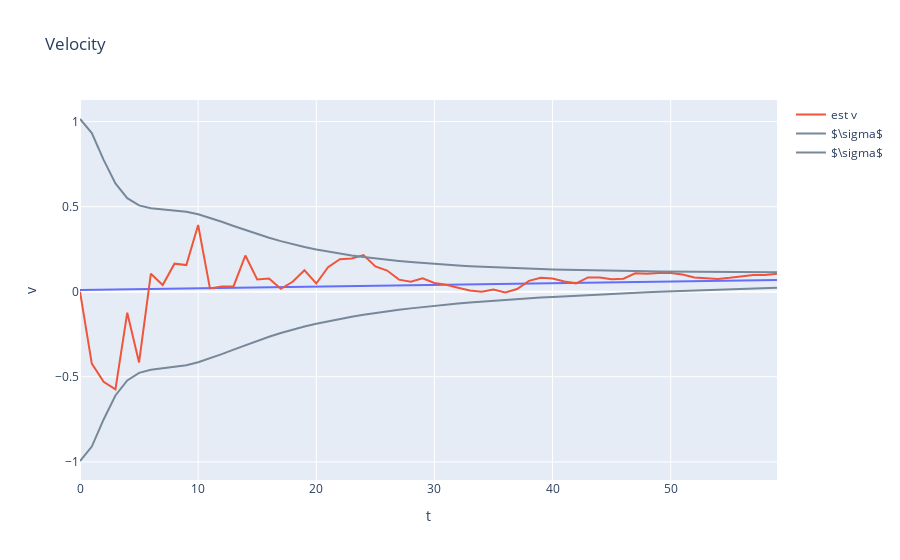

Notebook cell for this chart:
### Markdown cell above
# The Kalman Filter Can Estimate the Unobserved States

Because of the correlation between the state variables modeled in the state transition matrix $F$, the Kalman filter is able to estimate the states that are not directly observed.

* Similar to the observed position, the predicted covariance should bound the error at least 68% of the time
* When "truth" is available for these states this is a powerful way to evaluate the Kalman Filter's performance for the inferred states.

### Code cell
fig = px.line(df, x='t',y = 'v', title='Velocity')
fig.add_trace(go.Scatter(name='est v', x=dfe['t'], y=dfe['vp']))

fig.add_trace(go.Scatter(name='$\sigma$', x=dfe['t'], y= v + dfe['Pv'], marker = dict( color = 'LightSlateGrey')))
fig.add_trace(go.Scatter(name='$\sigma$', x=dfe['t'], y= v - dfe['Pv'], marker = dict( color = 'LightSlateGrey')))
fig.show()

### Figure 1 — Plotly figure (JSON) as saved in the notebook; plotly's stock layout.template omitted (floating-point values rounded to 4 significant figures)
{"data": [{"hovertemplate": "t=%{x}<br>v=%{y}<extra></extra>", "legendgroup": "", "line": {"color": "#636efa", "dash": "solid"}, "marker": {"symbol": "circle"}, "mode": "lines", "name": "", "orientation": "v", "showlegend": false, "type": "scatter", "x": [0, 1, 2, 3, 4, 5, 6, 7, 8, 9, 10, 11, 12, 13, 14, 15, 16, 17, 18, 19, 20, 21, 22, 23, 24, 25, 26, 27, 28, 29, 30, 31, 32, 33, 34, 35, 36, 37, 38, 39, 40, 41, 42, 43, 44, 45, 46, 47, 48, 49, 50, 51, 52, 53, 54, 55, 56, 57, 58, 59], "xaxis": "x", "y": [0.01, 0.011, 0.012, 0.013, 0.014, 0.015, 0.016, 0.017, 0.018, 0.019, 0.02, 0.021, 0.022, 0.023, 0.024, 0.025, 0.026, 0.027, 0.028, 0.029, 0.03, 0.031, 0.032, 0.033, 0.034, 0.035, 0.036, 0.037, 0.038, 0.039, 0.04, 0.041, 0.042, 0.043, 0.044, 0.045, 0.046, 0.047, 0.048, 0.049, 0.05, 0.051, 0.052, 0.053, 0.054, 0.055, 0.056, 0.057, 0.058, 0.059, 0.06, 0.061, 0.062, 0.063, 0.064, 0.065, 0.066, 0.067, 0.068, 0.069], "yaxis": "y"}, {"name": "est v", "type": "scatter", "x": [0, 1, 2, 3, 4, 5, 6, 7, 8, 9, 10, 11, 12, 13, 14, 15, 16, 17, 18, 19, 20, 21, 22, 23, 24, 25, 26, 27, 28, 29, 30, 31, 32, 33, 34, 35, 36, 37, 38, 39, 40, 41, 42, 43, 44, 45, 46, 47, 48, 49, 50, 51, 52, 53, 54, 55, 56, 57, 58, 59], "y": [0, -0.4228, -0.529, -0.574, -0.1233, -0.416, 0.106, 0.03892, 0.1646, 0.1564, 0.3919, 0.01909, 0.03028, 0.03238, 0.2128, 0.07165, 0.07795, 0.01696, 0.05824, 0.1262, 0.04806, 0.1444, 0.1908, 0.1956, 0.2155, 0.1483, 0.1241, 0.07097, 0.05876, 0.07937, 0.05149, 0.04059, 0.02377, 0.007056, -7.076e-06, 0.01273, -0.004105, 0.0156, 0.06363, 0.08193, 0.07731, 0.06007, 0.04903, 0.08366, 0.08373, 0.07255, 0.0764, 0.1081, 0.1056, 0.1102, 0.1096, 0.1005, 0.0831, 0.07795, 0.0753, 0.08195, 0.09033, 0.09839, 0.09878, 0.1049]}, {"marker": {"color": "LightSlateGrey"}, "name": "$\\sigma$", "type": "scatter", "x": [0, 1, 2, 3, 4, 5, 6, 7, 8, 9, 10, 11, 12, 13, 14, 15, 16, 17, 18, 19, 20, 21, 22, 23, 24, 25, 26, 27, 28, 29, 30, 31, 32, 33, 34, 35, 36, 37, 38, 39, 40, 41, 42, 43, 44, 45, 46, 47, 48, 49, 50, 51, 52, 53, 54, 55, 56, 57, 58, 59], "y": [1.015, 0.9319, 0.7749, 0.636, 0.5497, 0.507, 0.4903, 0.4845, 0.4795, 0.4701, 0.4547, 0.4344, 0.4109, 0.3863, 0.3618, 0.3386, 0.3169, 0.2971, 0.2792, 0.263, 0.2484, 0.2354, 0.2236, 0.2131, 0.2036, 0.195, 0.1873, 0.1803, 0.1739, 0.1682, 0.163, 0.1583, 0.1539, 0.15, 0.1464, 0.1432, 0.1402, 0.1375, 0.135, 0.1327, 0.1306, 0.1288, 0.127, 0.1255, 0.124, 0.1227, 0.1216, 0.1205, 0.1196, 0.1187, 0.118, 0.1173, 0.1167, 0.1162, 0.1157, 0.1153, 0.115, 0.1147, 0.1145, 0.1143]}, {"marker": {"color": "LightSlateGrey"}, "name": "$\\sigma$", "type": "scatter", "x": [0, 1, 2, 3, 4, 5, 6, 7, 8, 9, 10, 11, 12, 13, 14, 15, 16, 17, 18, 19, 20, 21, 22, 23, 24, 25, 26, 27, 28, 29, 30, 31, 32, 33, 34, 35, 36, 37, 38, 39, 40, 41, 42, 43, 44, 45, 46, 47, 48, 49, 50, 51, 52, 53, 54, 55, 56, 57, 58, 59], "y": [-0.995, -0.9099, -0.7509, -0.61, -0.5217, -0.477, -0.4583, -0.4505, -0.4435, -0.4321, -0.4147, -0.3924, -0.3669, -0.3403, -0.3138, -0.2886, -0.2649, -0.2431, -0.2232, -0.205, -0.1884, -0.1734, -0.1596, -0.1471, -0.1356, -0.125, -0.1153, -0.1063, -0.09794, -0.0902, -0.08299, -0.07625, -0.06994, -0.06401, -0.05843, -0.05316, -0.04818, -0.04346, -0.03898, -0.03471, -0.03064, -0.02675, -0.02303, -0.01946, -0.01604, -0.01275, -0.00958, -0.006523, -0.003572, -0.0007175, 0.002046, 0.004724, 0.007323, 0.009847, 0.0123, 0.01469, 0.01702, 0.01929, 0.02151, 0.02368]}], "layout": {"autosize": true, "legend": {"tracegroupgap": 0}, "title": {"text": "Velocity"}, "xaxis": {"anchor": "y", "autorange": true, "domain": [0, 1], "range": [0, 59], "title": {"text": "t"}, "type": "linear"}, "yaxis": {"anchor": "x", "autorange": true, "domain": [0, 1], "range": [-1.107, 1.127], "title": {"text": "v"}, "type": "linear"}}}
